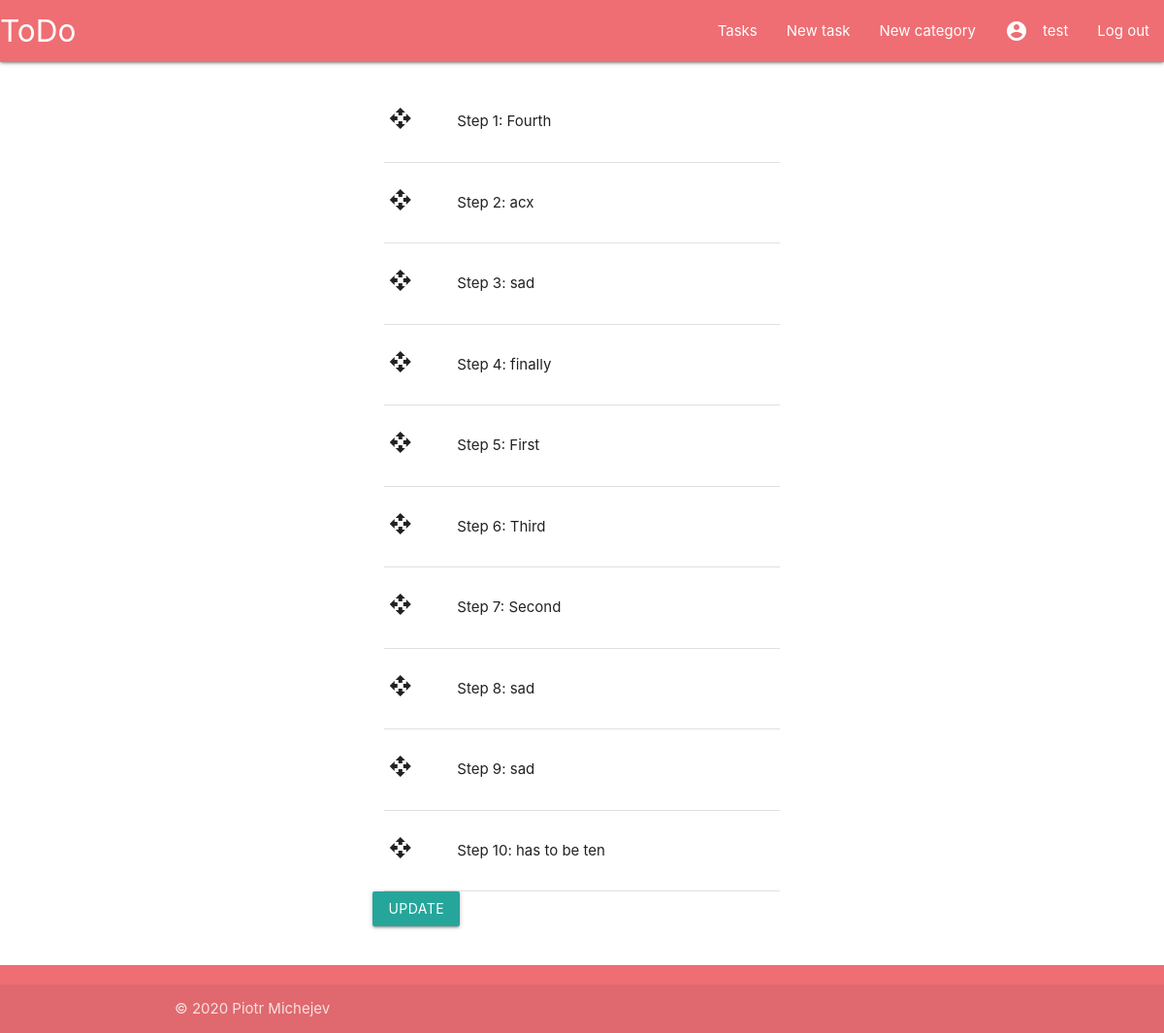
Page /todoapp/tasks/35/steps (signed in) on the earlier database version.
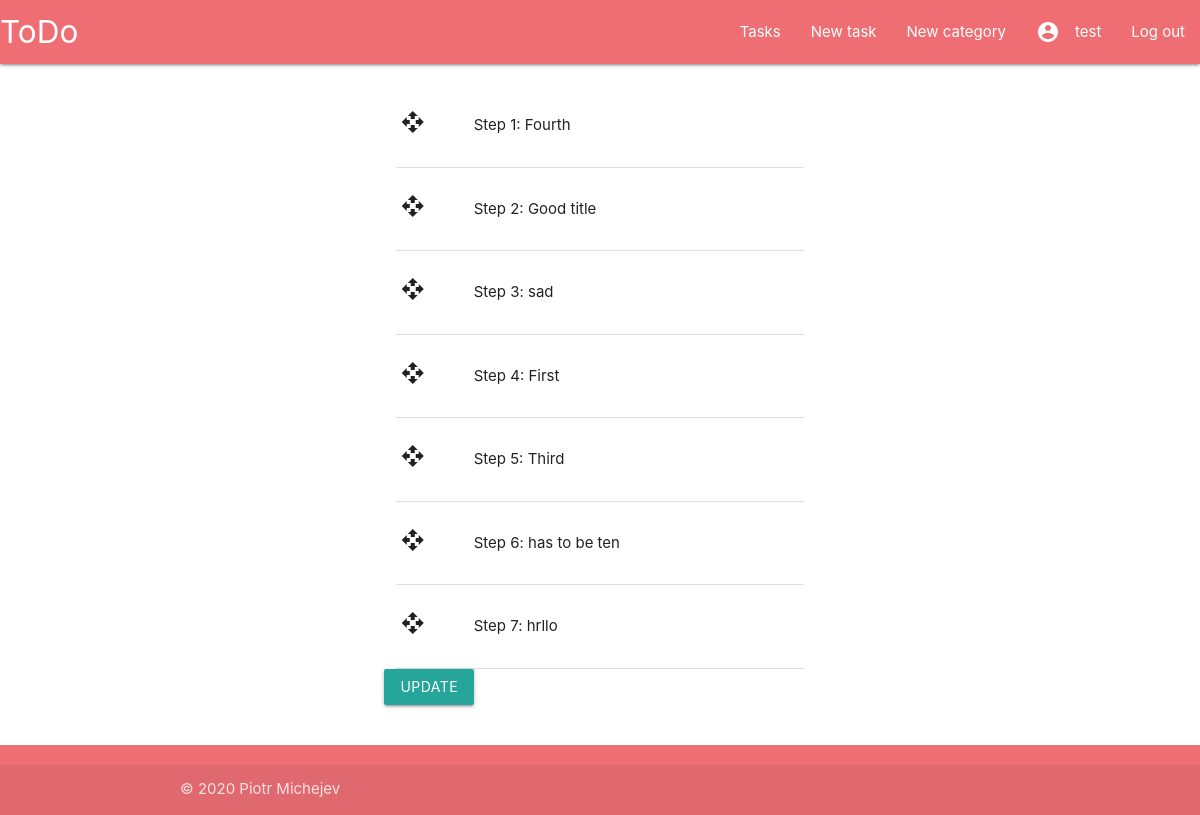
Same page on the later database version.
### todoapp/models.py (models this page shows, shortened)
class Step(models.Model):
    title = models.CharField('Title', max_length=200, help_text="Step name")
    description = models.TextField('Description', max_length=1000, help_text='Step description')
    due_date = models.DateField('Deadline', null=True, blank=True, help_text='Step deadline')
    task_id = models.ForeignKey('Task', on_delete=models.SET_NULL, null=True, related_name='steps')
    lookup_id = models.UUIDField(default=uuid.uuid4, editable=False, db_index=True)
    class Meta:
        verbose_name = 'Step'
        verbose_name_plural = 'Steps'
        ordering = ['number']
    def order():
        default_number = 0
        return default_number
    number = models.IntegerField('Step number', default=order)

### todoapp/views.py (the view, shortened to what this page needs)
# urls.py: path('tasks/<int:pk>/steps', views.StepListView.as_view(), name='steps'),
class StepListView(LoginRequiredMixin, UserPassesTestMixin, ListView, FormView):
    model = Step
    template_name = "steps.html"
    form_class = OrderingForm
    def get_queryset(self):
        return Step.objects.filter(task_id_id=self.kwargs['pk'])
    def get_context_data(self, **kwargs):
        context = super(StepListView, self).get_context_data(**kwargs)
        context['task'] = self.kwargs['pk']
        context['form'] = self.form_class()
        return context
    def test_func(self):
        task = Task.objects.filter(id=self.kwargs['pk'])[0]
        print(task)
        return self.request.user == task.user

### todoapp/models.py (called while the page is built)
    def __str__(self):
        return self.title

### todoapp/templates/steps.html (shortened to what this page needs)
{% extends "base.html" %}
{% block content %}
    <div class="container col s12">
        <div class="row">
            <div class="col s3"></div>
            <div class="col s6">
                {% if object_list %}
                    <table>
                        <tbody id="groups" class="list-group">
                            {% for step in object_list %}
                                <tr data-lookup="{{ step.lookup_id }}" class="list-group-item">
                                    <td>
                                        <i class="handle-move material-icons">open_with</i>
                                    </td>
                                    <td>
                                        <p class="step" data-lookup="{{ step.lookup_id }}">Step {{step.number }}: {{ step.title }}</p>
                                    </td>
                                </tr>
                            {% endfor %}
                        </tbody>
                    </table>
                    <form id="orderingForm" method="post">
                        <div class="row">
                            <button id='saveOrdering' class="btn waves-effect waves-light" type="submit">Update</button>
                        </div>
                    </form>
                {% endif %}
            </div>
        </div>
    </div>
{% endblock %}

### todoapp/templates/base.html (shortened to what this page needs)
<!DOCTYPE html>
<html lang="en">
<head>
    <link rel="stylesheet" href="https://cdnjs.cloudflare.com/ajax/libs/materialize/1.0.0/css/materialize.min.css">
    {% load static %}
    <link rel="stylesheet" href="{% static 'css/styles.css' %}">
</head>
<body>
    <header>
        <div class="navbar-fixed">
            <nav>
                <div class="nav-wrapper">
                    <a href="{% url 'index' %}" class="brand-logo">ToDo</a>
                    <ul class="right hide-on-med-and-down">
                        <li><a href="{% url 'tasks' %}">Tasks</a></li>
                        <li><a href="{% url 'task-new' %}">New task</a></li>
                        <li><a href="{% url 'category-new' %}">New category</a></li>
                        {% if user.is_authenticated %}
                            <li><a href="{% url 'profile' %}">
                                <i class="small material-icons left">account_circle</i>{{ user.get_username }}</a></li>
                            <li><a href="{% url 'logout'%}?next=/todoapp">Log out</a></li>
                        {% else %}
                            <li><a href="{% url 'login' %}">Log in</a></li>
                            <li><a href="{% url 'register'%}">Register</a></li>
                        {% endif %}
                    </ul>
                </div>
            </nav>
        </div>
    </header>
    <main>
        {% block content %}{% endblock %}
    </main>
    <footer class="page-footer">
        <div class="footer-copyright">
            <div class="container">
                © 2020 Piotr Michejev
            </div>
        </div>
    </footer>
</body>
</html>

### todoapp/static/css/styles.css (style rules this page uses)
body { display: flex; min-height: 100vh; flex-direction: column; }
main { flex: 1 0 auto; }
.handle-move { cursor: move; cursor: -webkit-grabbing; }

Differences in the rows shown:
removed Step: number "4", title "finally"
removed Step: number "7", title "Second"
removed Step: number "8", title "sad"
removed Step: number "9", title "sad"
changed Step: title "acx" → "Good title"
changed Step "First": number "5" → "4"
changed Step "Third": number "6" → "5"
changed Step "has to be ten": number "10" → "6"
added Step: number "7", title "hrllo"
